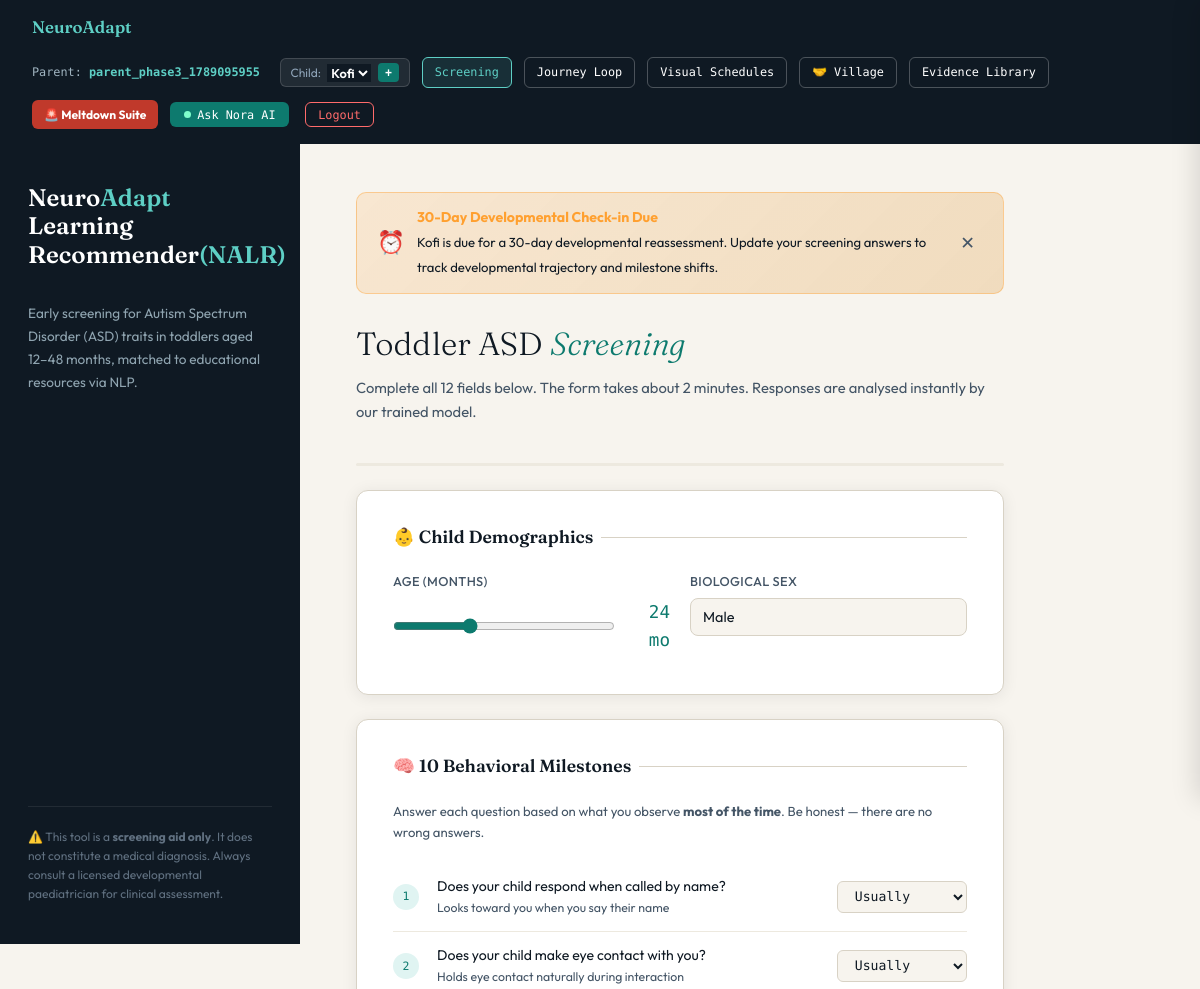
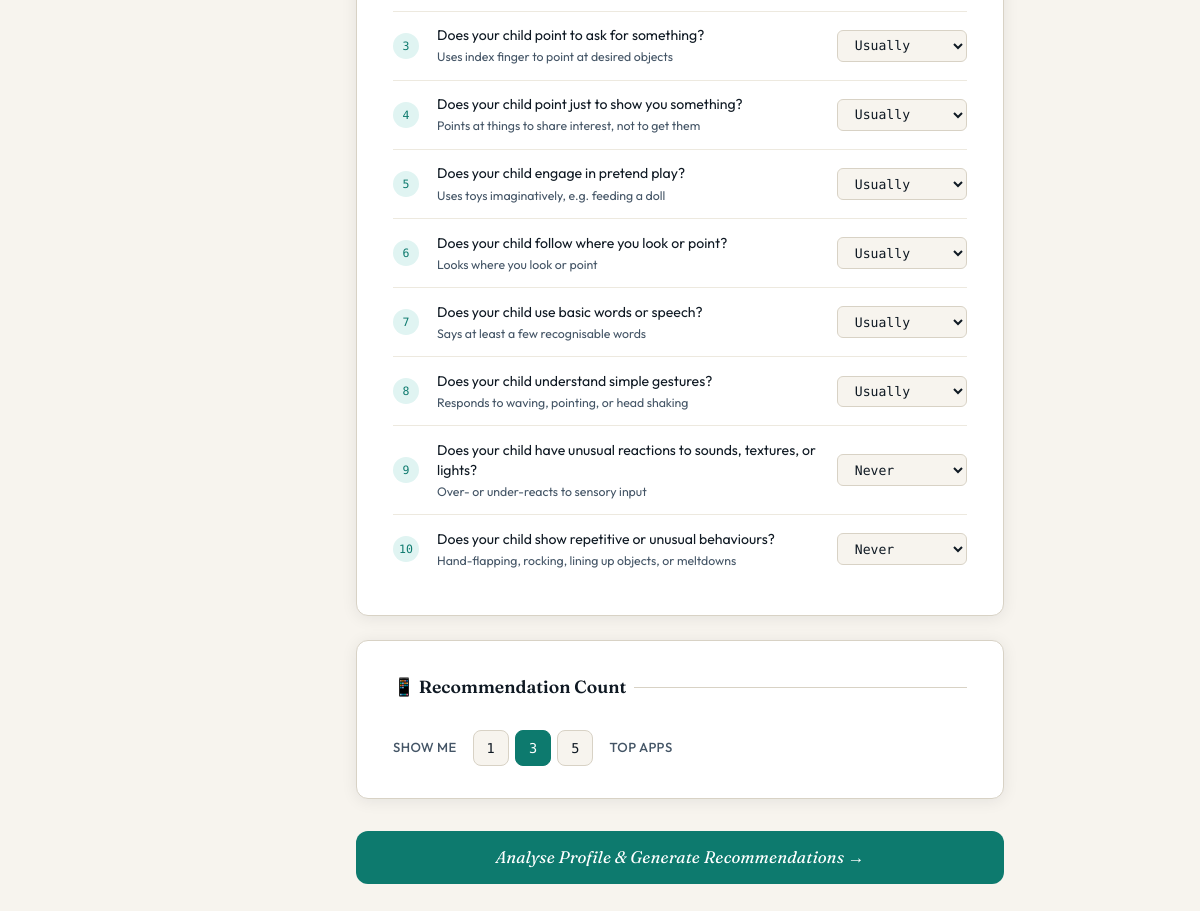
Page / (signed in) on the committed database (2 pictures, top to bottom).
### fastapi_app/models/auth_models.py (models this page shows)
class User(Base):
    __tablename__ = "users"
    id = Column(Integer, primary_key=True, index=True)
    username = Column(String, unique=True, index=True, nullable=False)
    email = Column(String, unique=True, index=True, nullable=False)
    hashed_password = Column(String, nullable=False)
    role = Column(String, nullable=False, default=UserRole.PARENT.value)  # Stores "parent" or "clinician"
    is_active = Column(Boolean, default=True, nullable=False)
    subscription_tier = Column(String, default="free", nullable=False)  # Future subscription support
    created_at = Column(DateTime, default=lambda: datetime.now(timezone.utc), nullable=False)
    refresh_token = Column(String, nullable=True)  # Store current active refresh token
    children = relationship("ChildProfile", back_populates="user", cascade="all, delete-orphan")
    reminders = relationship("ReminderNotification", back_populates="user", cascade="all, delete-orphan")
    assigned_patients = relationship("ClinicianPatientAssignment", back_populates="clinician", cascade="all, delete-orphan")
    clinical_notes = relationship("ClinicalNote", back_populates="clinician", cascade="all, delete-orphan")
    community_posts = relationship("CommunityPost", back_populates="author", cascade="all, delete-orphan")
    community_replies = relationship("CommunityReply", foreign_keys="CommunityReply.author_id", back_populates="author", cascade="all, delete-orphan")
    submitted_resources = relationship("LocalResource", back_populates="submitted_by", cascade="all, delete-orphan")

### fastapi_app/models/domain_models.py (models this page shows)
class ReminderNotification(Base):
    __tablename__ = "reminder_notifications"
    id = Column(Uuid(as_uuid=True), primary_key=True, default=uuid.uuid4, index=True)
    child_id = Column(Uuid(as_uuid=True), ForeignKey("child_profiles.id", ondelete="CASCADE"), nullable=False, index=True)
    user_id = Column(Integer, ForeignKey("users.id", ondelete="CASCADE"), nullable=False, index=True)
    notification_type = Column(String(50), default="30_day_reassessment", nullable=False)
    status = Column(String(30), default="pending", nullable=False)  # pending, sent, dismissed
    message = Column(Text, nullable=False)
    due_date = Column(Date, nullable=False)
    sent_at = Column(DateTime, nullable=True)
    created_at = Column(DateTime, default=lambda: datetime.now(timezone.utc), nullable=False)
    child = relationship("ChildProfile", back_populates="reminders")
    user = relationship("User", back_populates="reminders")

### fastapi_app/main.py (the view)
@app.get("/", response_class=HTMLResponse, tags=["UI"])
def index(
    request: Request,
    user: Optional[User] = Depends(get_current_user_from_cookie),
    db: Session = Depends(get_db)
):
    if not user:
        return RedirectResponse(url="/login", status_code=303)
    all_children = db.query(ChildProfile).filter(ChildProfile.user_id == user.id).order_by(ChildProfile.created_at.asc()).all()
    active_child = all_children[0] if all_children else None
    pending_reminders = ReminderService.get_user_reminders(db, user.id, status="pending")
    return templates.TemplateResponse(
        request,
        "index.html",
        context={
            "user"              : user,
            "all_children"      : all_children,
            "active_child"      : active_child,
            "pending_reminders" : pending_reminders,
            "model_card"        : state.model_card,
            "apps_count"        : len(state.df_apps),
            "books_count"       : len(state.df_books),
            "chat_available"    : state.gemini_client is not None,
        },
    )

### fastapi_app/templates/index.html (shortened to what this page needs)
<!DOCTYPE html>
<html lang="en">
<head>
</head>
<body>
<nav class="topbar">
  <span class="topbar-brand">NeuroAdapt</span>
  <div class="topbar-actions" id="topbarActions">
    {% if user %}
    <span class="user-chip">Parent: <strong>{{ user.username }}</strong></span>
    <div style="display:flex;align-items:center;gap:0.4rem;background:rgba(255,255,255,0.08);padding:0.25rem 0.6rem;border-radius:6px;border:1px solid rgba(255,255,255,0.15);">
      <span style="font-size:0.75rem;color:#8fa4b8;">Child:</span>
      <select id="childNavSelect" onchange="onChildChange(this.value)" style="background:#0f1923;color:#fff;border:none;font-family:var(--sans);font-weight:600;font-size:0.8rem;outline:none;cursor:pointer;">
        {% for c in all_children %}
          <option value="{{ c.id }}" data-sex="{{ c.biological_sex }}" data-dob="{{ c.date_of_birth }}" {% if active_child and active_child.id == c.id %}selected{% endif %}>
            {{ c.first_name }}
          </option>
        {% endfor %}
      </select>
      <button type="button" onclick="openNewChildModal()" title="Add Child Profile" style="background:var(--teal);color:#fff;border:none;padding:0.15rem 0.45rem;border-radius:4px;font-size:0.75rem;cursor:pointer;font-weight:700;">+</button>
    </div>
    {% endif %}
    <a href="/" style="font-family:var(--mono);font-size:0.74rem;color:#5ecfc5;border:1px solid #5ecfc5;padding:0.3rem 0.75rem;border-radius:6px;text-decoration:none;background:rgba(94,207,197,0.12);">Screening</a>
    <a href="{% if active_child %}/journey/{{ active_child.id }}{% else %}/journey{% endif %}" id="navJourneyLink" style="font-family:var(--mono);font-size:0.74rem;color:#fff;border:1px solid rgba(255,255,255,0.25);padding:0.3rem 0.75rem;border-radius:6px;text-decoration:none;">Journey Loop</a>
    <a href="{% if active_child %}/schedule/{{ active_child.id }}{% else %}/schedule{% endif %}" id="navScheduleLink" style="font-family:var(--mono);font-size:0.74rem;color:#fff;border:1px solid rgba(255,255,255,0.25);padding:0.3rem 0.75rem;border-radius:6px;text-decoration:none;">Visual Schedules</a>
    <a href="/community" style="font-family:var(--mono);font-size:0.74rem;color:#fff;border:1px solid rgba(255,255,255,0.25);padding:0.3rem 0.75rem;border-radius:6px;text-decoration:none;">🤝 Village</a>
    <a href="/evidence" style="font-family:var(--mono);font-size:0.74rem;color:#fff;border:1px solid rgba(255,255,255,0.25);padding:0.3rem 0.75rem;border-radius:6px;text-decoration:none;">Evidence Library</a>
    <a href="{% if active_child %}/meltdown/{{ active_child.id }}/active{% else %}/meltdown{% endif %}" id="navMeltdownLink" style="font-family:var(--sans);font-weight:700;font-size:0.75rem;color:#fff;background:#c0392b;padding:0.32rem 0.75rem;border-radius:6px;text-decoration:none;display:flex;align-items:center;gap:0.3rem;">🚨 Meltdown Suite</a>
    <button class="btn-chat-toggle" onclick="toggleChat()"><span class="dot"></span> Ask Nora AI</button>
    {% if user %}
    <button onclick="logout()" style="font-family:var(--mono);font-size:0.74rem;color:#ff6b6b;background:none;border:1px solid #ff6b6b;padding:0.3rem 0.75rem;border-radius:6px;cursor:pointer;margin-left:0.25rem;">Logout</button>
    {% endif %}
  </div>
</nav>
<div class="shell">
  <aside class="sidebar">
    <div class="sidebar-logo">Neuro<span>Adapt</span>
      <br/>Learning <br/>Recommender<span>(NALR)</span></div>
    <p class="sidebar-desc">
      Early screening for Autism Spectrum Disorder (ASD) traits in toddlers
      aged 12–48 months, matched to educational resources via NLP.
    </p>
    <div class="disclaimer">
      ⚠️ This tool is a <strong>screening aid only</strong>. It does not
      constitute a medical diagnosis. Always consult a licensed developmental
      paediatrician for clinical assessment.
    </div>
  </aside>
  <main class="main">
    {% if pending_reminders and pending_reminders|length > 0 %}
    <div style="background:linear-gradient(135deg, rgba(255,160,48,0.15) 0%, rgba(217,123,0,0.2) 100%);border:1px solid rgba(255,160,48,0.4);border-radius:10px;padding:0.85rem 1.25rem;margin-bottom:1.5rem;display:flex;align-items:center;justify-content:space-between;gap:1rem;">
      <div style="display:flex;align-items:center;gap:0.75rem;">
        <span style="font-size:1.4rem;">⏰</span>
        <div>
          <strong style="font-size:0.88rem;color:#ffa030;display:block;">30-Day Developmental Check-in Due</strong>
          <span style="font-size:0.82rem;color:var(--ink);">{{ pending_reminders[0].message }}</span>
        </div>
      </div>
      <button onclick="dismissReminder('{{ pending_reminders[0].id }}')" style="background:none;border:none;color:var(--ink-soft);cursor:pointer;font-size:1.1rem;padding:0.2rem 0.5rem;" title="Dismiss">✕</button>
    </div>
    {% endif %}
    <h1 class="page-heading">Toddler ASD <em>Screening</em></h1>
    <p class="page-sub">
      Complete all 12 fields below. The form takes about 2 minutes.
      Responses are analysed instantly by our trained model.
    </p>
    <div class="progress-bar"><div class="progress-fill" id="progressFill"></div></div>
    <form method="POST" action="/screen" id="screenForm">
      <div class="card">
        <div class="card-title">👶 Child Demographics</div>
        <div class="demo-row">
          <div class="field">
            <label>Age (Months)</label>
            <div class="range-row">
              <input type="range" name="age" id="ageRange" min="12" max="48" value="24"
                     oninput="document.getElementById('ageVal').textContent = this.value + ' mo'" />
              <span class="range-val" id="ageVal">24 mo</span>
            </div>
          </div>
          <div class="field">
            <label>Biological Sex</label>
            <select name="sex">
              <option value="1">Male</option>
            </select>
          </div>
        </div>
      </div>
      <div class="card">
        <div class="card-title">🧠 10 Behavioral Milestones</div>
        <p style="font-size:0.82rem;color:var(--ink-soft);margin-bottom:1.25rem;">
          Answer each question based on what you observe <strong>most of the time</strong>.
          Be honest — there are no wrong answers.
        </p>
        <div class="q-grid" id="qGrid">
          {% for code, question, hint in q_standard %}
          <div class="q-row" style="animation-delay: {{ loop.index * 0.04 }}s">
            <div class="q-num">{{ loop.index }}</div>
            <div class="q-text">
              {{ question }}
              <small>{{ hint }}</small>
            </div>
            <div class="select-wrap">
              <select name="{{ code }}" class="q-select">
                <option value="Usually" selected>Usually</option>
              </select>
            </div>
          </div>
          {% endfor %}
          {% set q_inverted = [
            ("A9",  "Does your child have unusual reactions to sounds, textures, or lights?",
                    "Over- or under-reacts to sensory input"),
            ("A10", "Does your child show repetitive or unusual behaviours?",
                    "Hand-flapping, rocking, lining up objects, or meltdowns")
          ] %}
          {% for code, question, hint in q_inverted %}
          <div class="q-row" style="animation-delay: {{ (loop.index + 8) * 0.04 }}s">
            <div class="q-num">{{ loop.index + 8 }}</div>
            <div class="q-text">
              {{ question }}
              <small>{{ hint }}</small>
            </div>
            <div class="select-wrap">
              <select name="{{ code }}" class="q-select">
                <option value="Never" selected>Never</option>
              </select>
            </div>
          </div>
          {% endfor %}
        </div>
      </div>
      <div class="card">
        <div class="card-title">📱 Recommendation Count</div>
        <div class="topn-row">
          <label>Show me</label>
          <div class="topn-btns" id="topnBtns">
            <button type="button" class="topn-btn" onclick="setTopN(1)">1</button>
            <button type="button" class="topn-btn active" onclick="setTopN(3)">3</button>
            <button type="button" class="topn-btn" onclick="setTopN(5)">5</button>
          </div>
          <label>top apps</label>
        </div>
      </div>
      <button type="submit" class="btn-submit">
        Analyse Profile &amp; Generate Recommendations →
      </button>
    </form>
  </main>
</div>
{% set is_results_page = false %}
{% set recommendations = [] %}
{% set age = 0 %}
{% set sex_label = "" %}
{% set risk_probability = 0 %}
{% set total_flags = 0 %}
</body>
</html>

### fastapi_app/templates/_chat_assets.html (style rules this page uses)
:root { --chat-w: 380px; --chat-bg: #ffffff; --chat-border: #e0e8f0; --user-bubble: #0d7a6e; --ai-bubble: #f0f4f8; --ai-text: #1a2530; }
.btn-chat-toggle { font-family: var(--mono,'monospace'); font-size:0.74rem; background: var(--teal,'#0d7a6e'); color:#fff; border:none; padding:0.32rem 0.85rem; border-radius:6px; cursor:pointer; display:flex; align-items:center; gap:0.4rem; transition:background 0.2s; white-space:nowrap; }
.btn-chat-toggle .dot { width:7px; height:7px; border-radius:50%; background:#7fffcc; animation: pulse 1.8s infinite; }

### rows in the picture
User: username "parent_phase3_1789095955"
ReminderNotification: message "Kofi is due for a 30-day developmental reassessment. Update your screening answers to track developmental trajectory and milestone shifts."

### other values in the picture
{{ question }} "Does your child respond when called by name?" "Does your child make eye contact with you?" "Does your child point to ask for something?" "Does your child point just to show you something?" "Does your child engage in pretend play?" "Does your child follow where you look or point?" "Does your child use basic words or speech?" "Does your child understand simple gestures?"
{{ hint }} "Looks toward you when you say their name" "Holds eye contact naturally during interaction" "Uses index finger to point at desired objects" "Points at things to share interest, not to get them" "Uses toys imaginatively, e.g. feeding a doll" "Looks where you look or point" "Says at least a few recognisable words" "Responds to waving, pointing, or head shaking"
{{ question }} "Does your child have unusual reactions to sounds, textures, or lights?" "Does your child show repetitive or unusual behaviours?"
{{ hint }} "Over- or under-reacts to sensory input" "Hand-flapping, rocking, lining up objects, or meltdowns"
form field value "Kofi"
